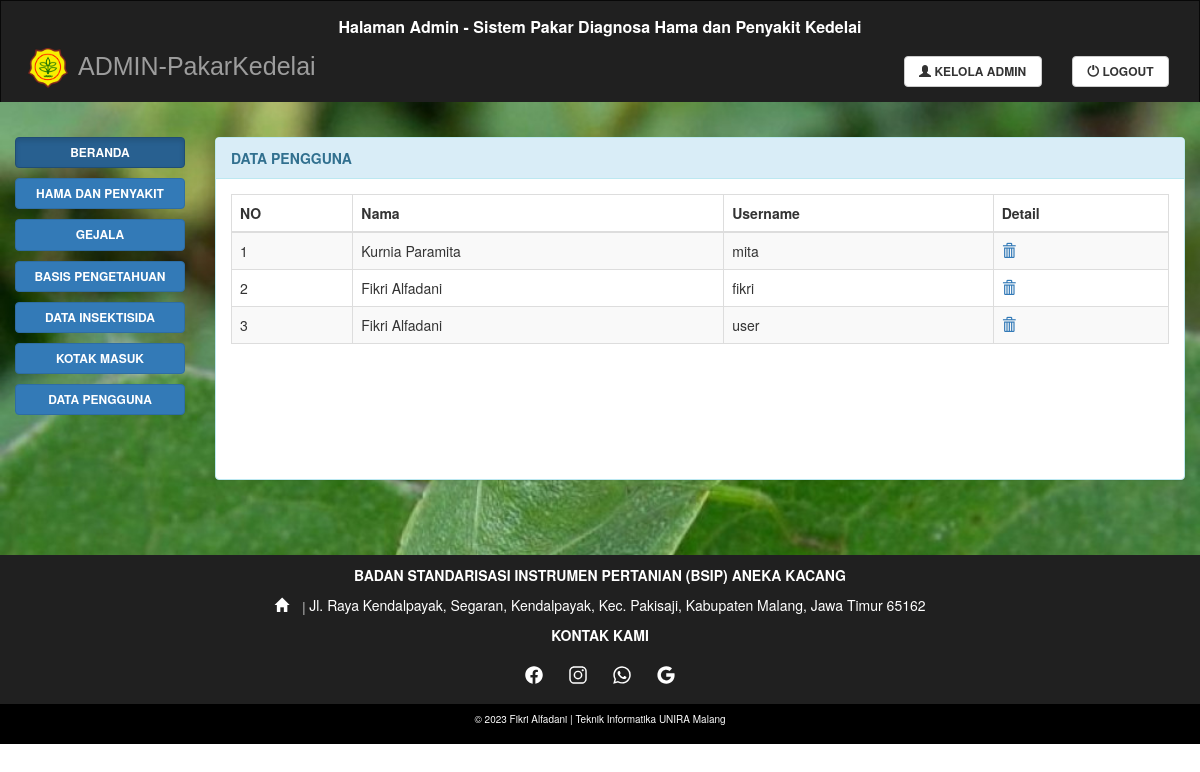
Page /admin/datauser.php (signed in) on the committed database.
### tables this page shows
CREATE TABLE `member` (
  `idmember` int(20) NOT NULL,
  `namamember` varchar(50) NOT NULL,
  `username` varchar(20) NOT NULL,
  `password` varchar(255) NOT NULL
);

### admin/datauser.php (the view, shortened to what this page needs)
<?php
include ('../config/koneksi.php');
?>
<!DOCTYPE html>
<html lang="en">
  <head>
    <link rel="stylesheet" href="https://maxcdn.bootstrapcdn.com/bootstrap/3.3.7/css/bootstrap.min.css">
    <link rel="stylesheet" href="../css/custom.css">
  </head>
  <body>
    <nav class="navbar navbar-inverse">
      <?php include "navadmin.php"; ?>
    </nav>
    <div class="container-fluid text-center">
      <div class="row content">
        <?php include "sidenav.php"; ?>
        <div class="col-sm-10 text-left">
          <div class="panel panel-info">
            <div class="panel-heading">DATA PENGGUNA</div>
            <div class="panel-body">
              <div class="box-body table-responsive">
                <table id="example1" class="table table-bordered table-striped">
                  <thead>
                    <tr>
                      <th>NO</th>
                      <th>Nama</th>
                      <th>Username</th>
                      <th>Detail</th>
                    </tr>
                  </thead>
                  <?php
                  $query = mysqli_query($konek_db, 'SELECT * FROM member');
                  $no = 1;
                  while ($data = mysqli_fetch_array($query)) {
                    ?>
                    <tr>
                      <td><?php echo $no++ ?></td>
                      <td><?php echo $data['namamember'] ?></td>
                      <td><?php echo $data['username'] ?></td>
                      <td><a href="adeleteuser.php?id=<?php echo $data['idmember']; ?>" onclick='return checkDelete()'><i class='glyphicon glyphicon-trash'></i></a> </td>
                    </tr>
                  <?php } ?>
                </table><br><br><br><br><br>
              </div>
            </div>
          </div>
        </div>
      </div>
    </div>
    <?php include "../footer.php"; ?>
  </body>
</html>

### css/custom.css (style rules this page uses)
.panel.panel-info { font-size: 14px; }
.panel-heading { font-weight: bold; }
.navbar { background: rgb(32, 32, 32); border-bottom: 0; border-radius: 10px; margin-bottom: 0; border-radius: 0; height: auto; }
.row.content { background-image: url(../img/bg.jpg); background-size: cover; position: relative; padding-top: 35px; padding-bottom: 55px; }

### rows in the picture
member: namamember "Kurnia Paramita", username "mita"
member: namamember "Fikri Alfadani", username "fikri"
member: namamember "Fikri Alfadani", username "user"
